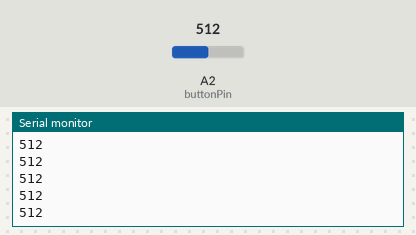
Simulated run of this sketch. Board: Arduino Uno, built with avr-gcc and run on an emulated ATmega328P. On the bench: the last lines printed to the serial monitor. The inputs (shaded band) are chosen by the test bench; at power-on: A2 (buttonPin) = 512.

Above: at 1.2 s.
1.3 s: A2 (buttonPin) set to 716
At 2.2 s:
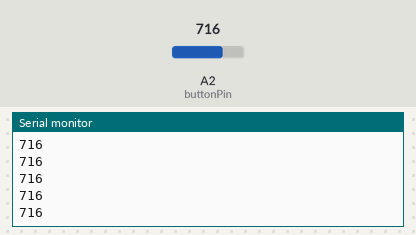
2.8 s: A2 (buttonPin) set to 900
At 3.8 s:
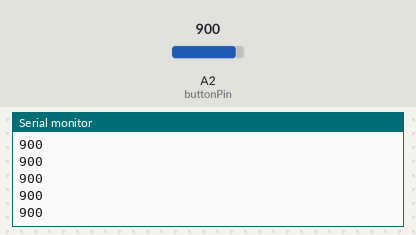
Timing chart, 0 to 5.8 s (numbered marks = the images above; inputs shaded):
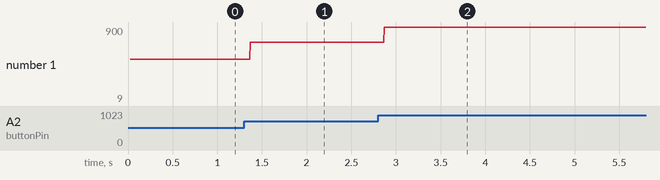

Measured:
- after the input at 1.3 s, the serial monitor: prints a new line after 0.07 s (image 1)
- after the input at 2.8 s, the serial monitor: prints a new line after 0.07 s (image 2)
- plotted number 1: 512 → 716 after the input at 1.3 s, 716 → 9 after the input at 2.8 s

The sketch:

button.ino
```cpp
const int buttonPin = 2;
// variables will change:
int buttonState = 0;

void setup() {
  // put your setup code here, to run once:
  Serial.begin(9600);
  Serial.println("BEEP BOOP-INITIALIZED");
  // initialize the pushbutton pin as an input:
  pinMode(buttonPin, INPUT);
}

void loop() {
  // put your main code here, to run repeatedly:
  buttonState = analogRead(buttonPin);
  Serial.println(buttonState);
  /*
  if (buttonState == HIGH) {

  Serial.println("H");
  } else {

  Serial.println("L");
  }
  */
}
```
